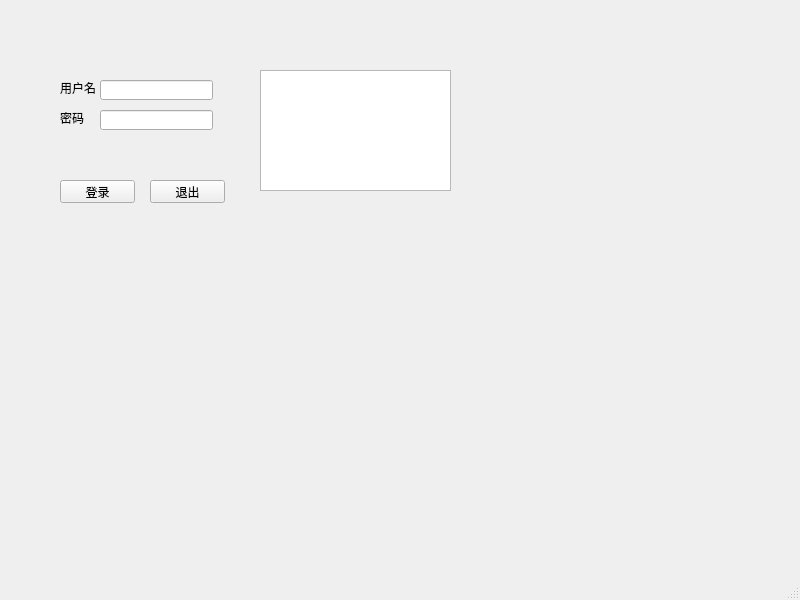
<?xml version="1.0" encoding="UTF-8"?>
<ui version="4.0">
 <class>MainWindow</class>
 <widget class="QMainWindow" name="MainWindow">
  <property name="geometry">
   <rect>
    <x>0</x>
    <y>0</y>
    <width>800</width>
    <height>600</height>
   </rect>
  </property>
  <property name="windowTitle">
   <string>MainWindow</string>
  </property>
  <widget class="QWidget" name="centralwidget">
   <widget class="QLabel" name="label">
    <property name="geometry">
     <rect>
      <x>60</x>
      <y>80</y>
      <width>41</width>
      <height>16</height>
     </rect>
    </property>
    <property name="text">
     <string>用户名</string>
    </property>
   </widget>
   <widget class="QLabel" name="label_2">
    <property name="geometry">
     <rect>
      <x>60</x>
      <y>110</y>
      <width>41</width>
      <height>16</height>
     </rect>
    </property>
    <property name="text">
     <string>密码</string>
    </property>
   </widget>
   <widget class="QTextBrowser" name="textBrowser">
    <property name="geometry">
     <rect>
      <x>260</x>
      <y>70</y>
      <width>191</width>
      <height>121</height>
     </rect>
    </property>
   </widget>
   <widget class="QLineEdit" name="lineEdit">
    <property name="geometry">
     <rect>
      <x>100</x>
      <y>80</y>
      <width>113</width>
      <height>20</height>
     </rect>
    </property>
   </widget>
   <widget class="QLineEdit" name="lineEdit_2">
    <property name="geometry">
     <rect>
      <x>100</x>
      <y>110</y>
      <width>113</width>
      <height>20</height>
     </rect>
    </property>
   </widget>
   <widget class="QPushButton" name="pushButton">
    <property name="geometry">
     <rect>
      <x>60</x>
      <y>180</y>
      <width>75</width>
      <height>23</height>
     </rect>
    </property>
    <property name="text">
     <string>登录</string>
    </property>
   </widget>
   <widget class="QPushButton" name="pushButton_2">
    <property name="geometry">
     <rect>
      <x>150</x>
      <y>180</y>
      <width>75</width>
      <height>23</height>
     </rect>
    </property>
    <property name="text">
     <string>退出</string>
    </property>
   </widget>
  </widget>
  <widget class="QMenuBar" name="menubar">
   <property name="geometry">
    <rect>
     <x>0</x>
     <y>0</y>
     <width>800</width>
     <height>21</height>
    </rect>
   </property>
  </widget>
  <widget class="QStatusBar" name="statusbar"/>
 </widget>
 <resources/>
 <connections/>
</ui>
